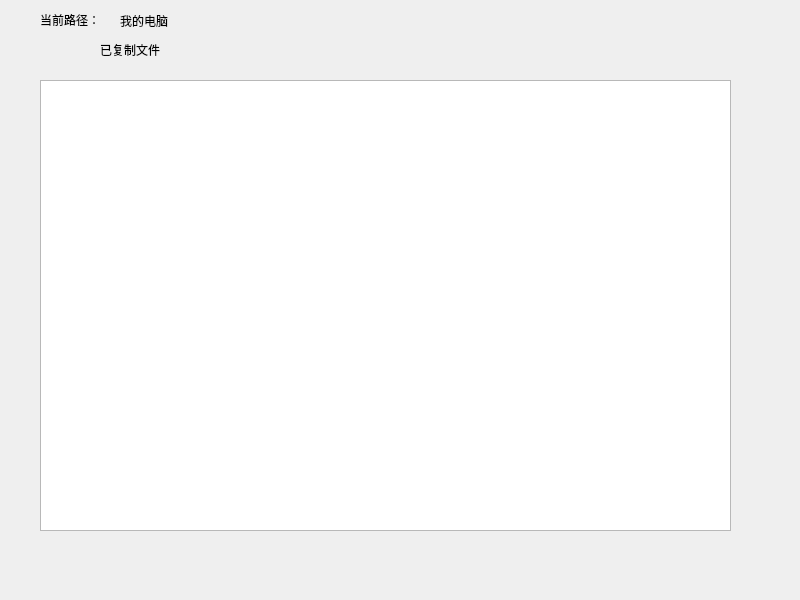
<?xml version="1.0" encoding="UTF-8"?>
<ui version="4.0">
 <class>Widget</class>
 <widget class="QWidget" name="Widget">
  <property name="geometry">
   <rect>
    <x>0</x>
    <y>0</y>
    <width>800</width>
    <height>600</height>
   </rect>
  </property>
  <property name="windowTitle">
   <string>Widget</string>
  </property>
  <widget class="QTreeView" name="treeView">
   <property name="geometry">
    <rect>
     <x>40</x>
     <y>80</y>
     <width>691</width>
     <height>451</height>
    </rect>
   </property>
  </widget>
  <widget class="QLabel" name="label">
   <property name="geometry">
    <rect>
     <x>120</x>
     <y>10</y>
     <width>511</width>
     <height>21</height>
    </rect>
   </property>
   <property name="text">
    <string>我的电脑</string>
   </property>
  </widget>
  <widget class="QLabel" name="name">
   <property name="geometry">
    <rect>
     <x>40</x>
     <y>10</y>
     <width>71</width>
     <height>20</height>
    </rect>
   </property>
   <property name="text">
    <string>当前路径：</string>
   </property>
  </widget>
  <widget class="QLabel" name="copyName">
   <property name="geometry">
    <rect>
     <x>100</x>
     <y>40</y>
     <width>81</width>
     <height>20</height>
    </rect>
   </property>
   <property name="text">
    <string>已复制文件</string>
   </property>
  </widget>
 </widget>
 <resources/>
 <connections/>
</ui>
